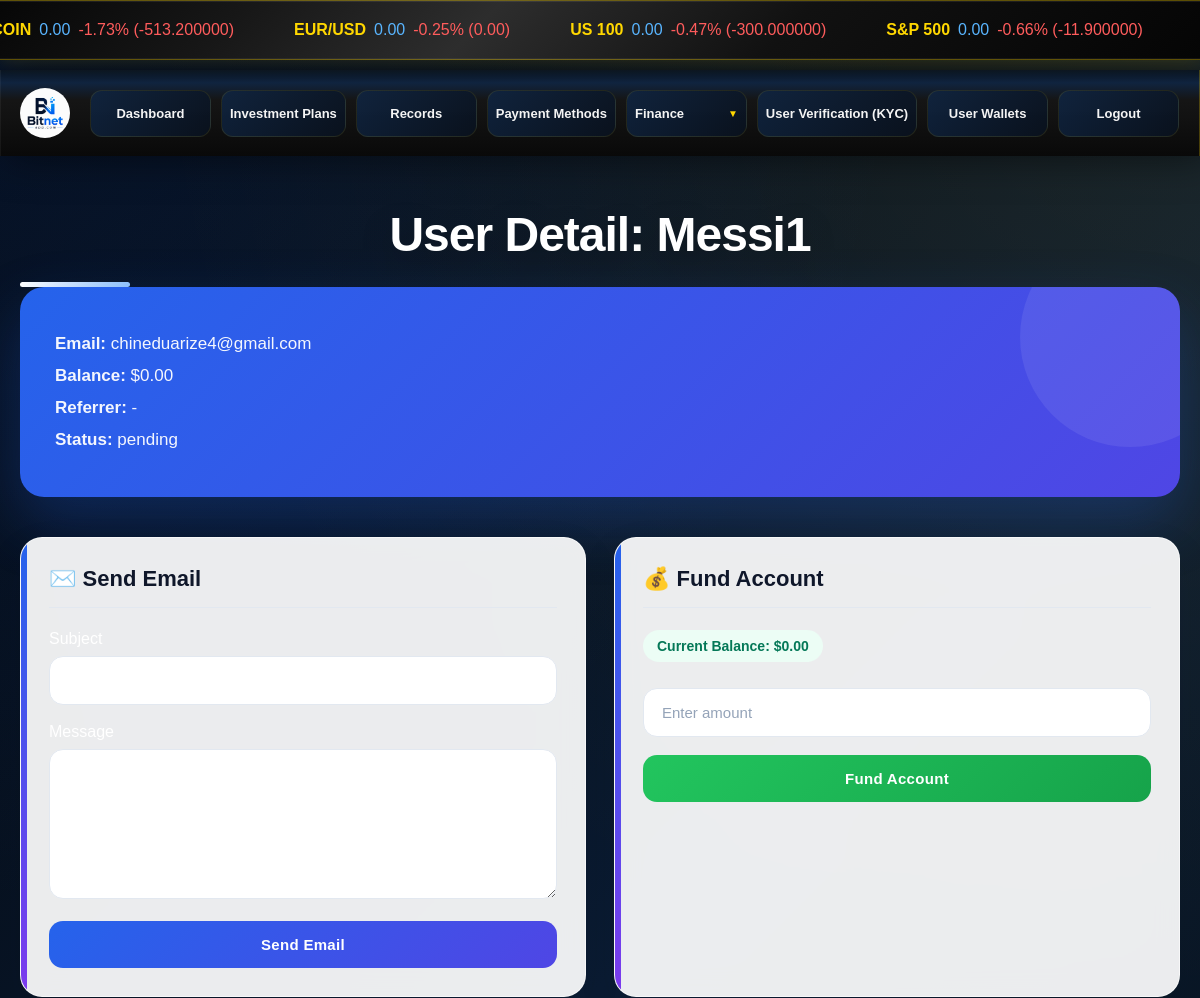
Page /adminpanel/users/6/update/ (upper part) on the earlier database version.
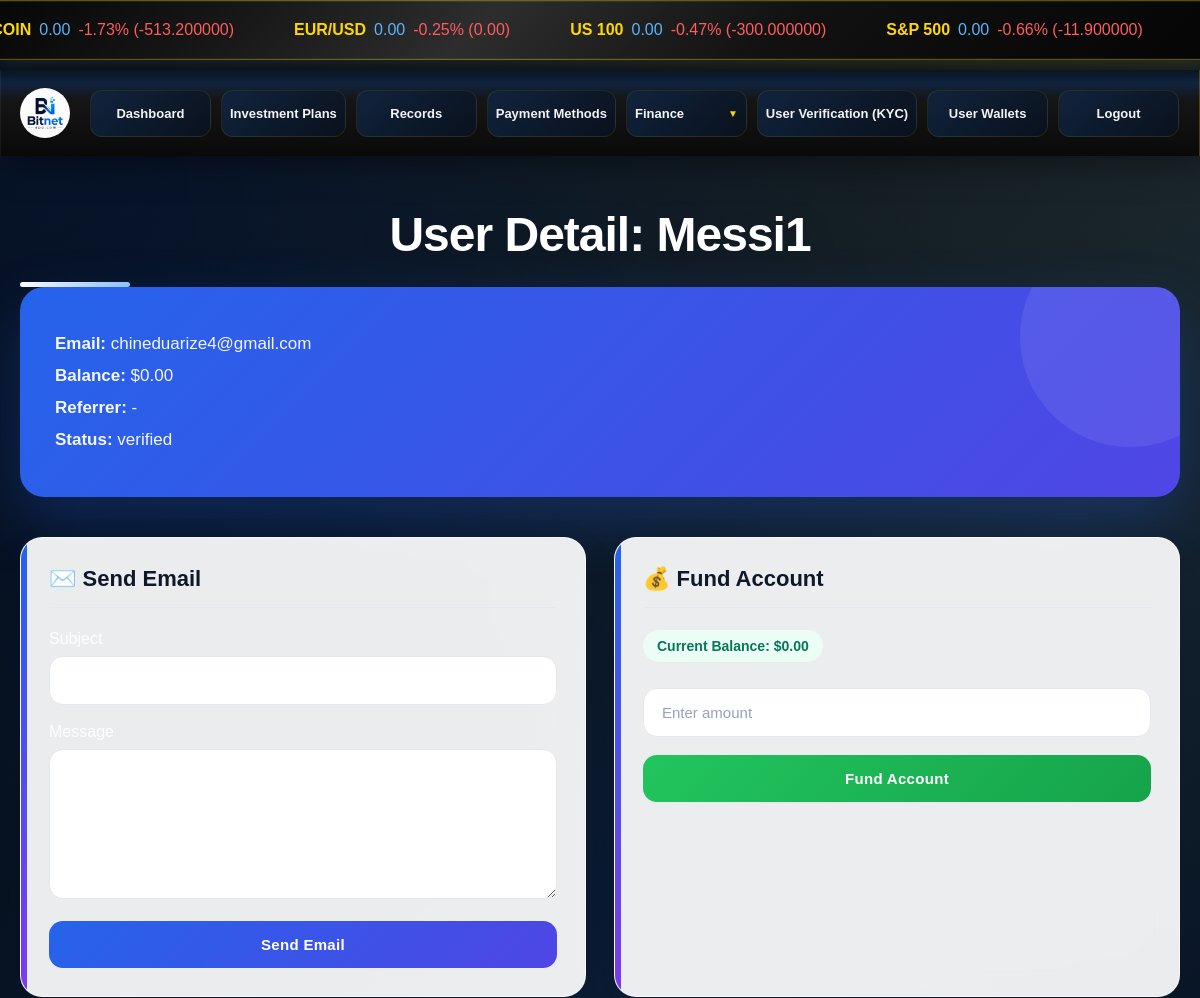
Same page on the later database version.
### users/models.py (models this page shows, shortened)
class UserProfile(models.Model):
    user = models.OneToOneField(User, on_delete=models.CASCADE)
    phone = models.CharField(max_length=20, blank=True, null=True)
    profile_picture = models.ImageField(upload_to="profiles/", blank=True, null=True)
    country = models.CharField(max_length=100, blank=True, null=True)
    timezone = models.CharField(max_length=50, blank=True, null=True)
    referrer = models.ForeignKey(
        User, on_delete=models.SET_NULL, null=True, blank=True, related_name="user_referrals"
    )
    risk_level = models.CharField(
        max_length=20,
        choices=[("low", "Low"), ("medium", "Medium"), ("high", "High")],
        default="medium"
    )
    preferred_assets = models.TextField(blank=True, null=True)
    auto_invest = models.BooleanField(default=False)
    email_notifications = models.BooleanField(default=True)
    sms_notifications = models.BooleanField(default=False)
    is_deactivated = models.BooleanField(default=False)
    export_requested = models.BooleanField(default=False)
    usd_balance = models.DecimalField(max_digits=12, decimal_places=2, default=0)
    btc_balance = models.DecimalField(max_digits=18, decimal_places=8, default=0)
    eth_balance = models.DecimalField(max_digits=18, decimal_places=8, default=0)
    usdt_erc20_balance = models.DecimalField(max_digits=18, decimal_places=8, default=0)
    usdt_trc20_balance = models.DecimalField(max_digits=18, decimal_places=8, default=0)
    btc_address = models.CharField(max_length=255, blank=True, null=True)
    eth_address = models.CharField(max_length=255, blank=True, null=True)
    usdt_erc20_address = models.CharField(max_length=255, blank=True, null=True)
    usdt_trc20_address = models.CharField(max_length=255, blank=True, null=True)
    investment_balance = models.DecimalField(max_digits=12, decimal_places=2, default=0)
    profit_balance = models.DecimalField(max_digits=12, decimal_places=2, default=0)
    bonus_balance = models.DecimalField(max_digits=12, decimal_places=2, default=0)
    referral_bonus = models.DecimalField(max_digits=12, decimal_places=2, default=0)
    verification_status = models.CharField(
        max_length=20,
        choices=[
            ("pending", "Pending"),
            ("request_document", "Request Document"),
            ("verified", "Verified"),
            ("update_billing", "Update Billing"),
        ],
        default="pending"
    )

### adminpanel/views.py (the view, shortened to what this page needs)
# urls.py: path("users/<int:user_id>/update/", views.update_user, name="update_user"),
def update_user(request, user_id):
    user = get_object_or_404(User, id=user_id)
    profile = get_object_or_404(UserProfile, user=user)
    return render(request, "adminpanel/user_detail.html", {"user": user, "profile": profile})

### crypto/context_processors.py (called while the page is built)
def ticker_instruments(request):
    return {
        "instruments": MarketInstrument.objects.all()
    }

def global_settings(request):
    return {
        "settings": SiteSetting.objects.first(),
        "nav_links": NavigationLink.objects.filter(parent__isnull=True).prefetch_related("children"),
    }

def recaptcha_key(request):
    return {
        "RECAPTCHA_PUBLIC_KEY": settings.RECAPTCHA_PUBLIC_KEY
    }

### adminpanel/templates/adminpanel/user_detail.html (shortened to what this page needs)
{% extends "adminpanel/admin_base.html" %}
{% load static %}
{% block content %}
<div class="user-detail-container">
    <h1 class="page-title user-detail">User Detail: <span>{{ user.username }}</span></h1>
    <div class="user-info-card">
        <p><strong>Email:</strong> {{ user.email }}</p>
        <p><strong>Balance:</strong> ${{ profile.usd_balance|default:"0.00" }}</p>
        <p><strong>Referrer:</strong> {{ profile.referrer|default:"-" }}</p>
        <p><strong>Status:</strong> {{ profile.verification_status|default:"pending" }}</p>
    </div>
    <div class="update-section">
        <div class="update-card">
            <h3>✉️ Send Email</h3>
            <form method="post" action="{% url 'adminpanel:update_user' user.id %}">
                <label>Subject</label>
                <input type="text" name="subject" class="form-input" required>
                <label>Message</label>
                <textarea name="message" class="form-textarea" required></textarea>
                <button type="submit" class="btn-primary">Send Email</button>
            </form>
        </div>
        <div class="update-card">
            <h3>💰 Fund Account</h3>
            <p class="balance">Current Balance: ${{ profile.usd_balance|default:"0.00" }}</p>
            <form method="post" action="{% url 'adminpanel:update_user' user.id %}">
                <input type="number" step="0.01" name="amount" class="form-input" placeholder="Enter amount">
                <button type="submit" class="btn-success">Fund Account</button>
            </form>
        </div>
    </div>
</div>
{% endblock %}

Differences in the rows shown:
changed UserProfile: verification_status "pending" → "verified"
